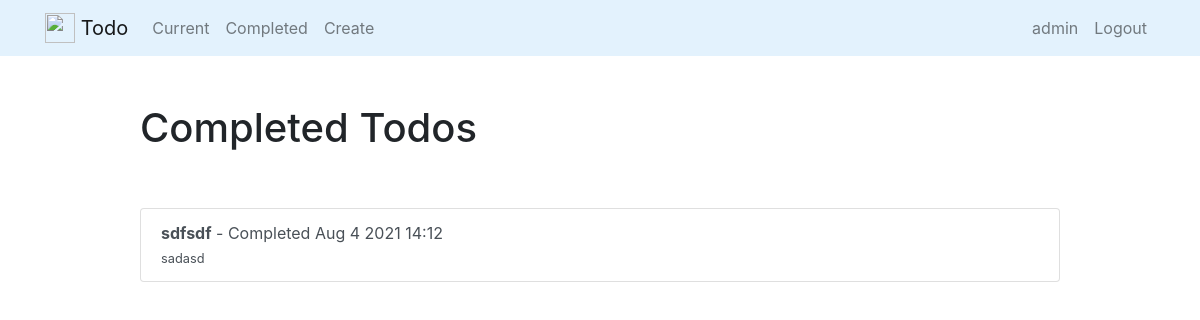
Page /completed/ (signed in) on the earlier database version.
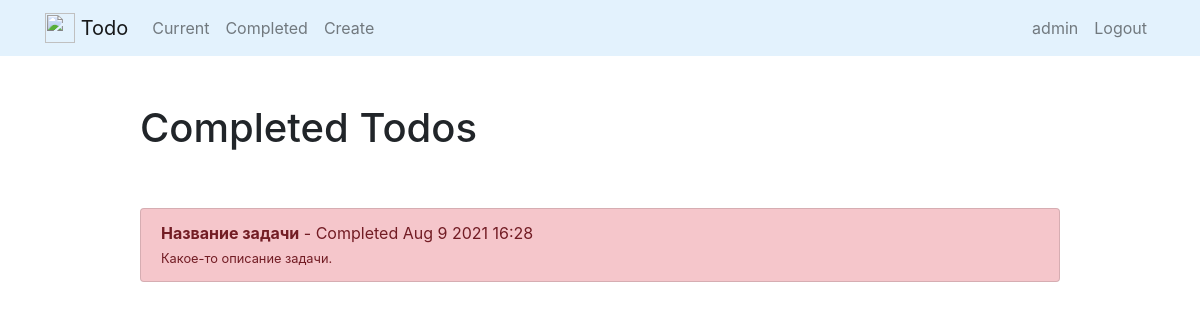
Same page on the later database version.
### todo/models.py (models this page shows, shortened)
class Todo(models.Model):
    title = models.CharField(max_length=100)
    memo = models.TextField(blank=True)
    created = models.DateTimeField(auto_now_add=True)
    datecompleted = models.DateTimeField(null=True, blank=True)
    important = models.BooleanField(default=False)
    user = models.ForeignKey(User, on_delete=models.CASCADE)

### todo/views.py (the view)
# urls.py: path('completed/', views.completedtodos, name='completedtodos'),
@login_required
def completedtodos(request):
    todos = Todo.objects.filter(user=request.user, datecompleted__isnull=False).order_by('-datecompleted')
    return render(request, 'todo/completedtodos.html', {'todos': todos})

### todo/templates/todo/completedtodos.html
{% extends 'todo/base.html' %}
{% block content %}
    <div class="row justify-content-center mt-5">
        <div class="col-md-10">
            <h1>Completed Todos</h1>
        </div>
    </div>
    <div class="row justify-content-center mt-5">
        <div class="col-md-10">
            <div class="list-group">
                 {% for todo in todos %}
                     <a href="{% url 'viewtodo' todo.id %}" class="list-group-item list-group-item-action
                              {% if todo.important %} list-group-item-danger {% endif %}">
                        <b>{{ todo.title }}</b> - Completed {{ todo.datecompleted|date:'M j Y H:i' }}
                        <br>
                         {% if todo.memo %}<small>{{ todo.memo }}</small>{% endif %}
                     </a>
                 {% endfor %}
            </div>
        </div>
    </div>
{% endblock %}

Differences in the rows shown:
changed Todo: important False → True (drawn); title "sdfsdf" → "Название задачи"; datecompleted "Aug 4 2021 14:12" → "Aug 9 2021 16:28"; memo "sadasd" → "Какое-то описание задачи."
